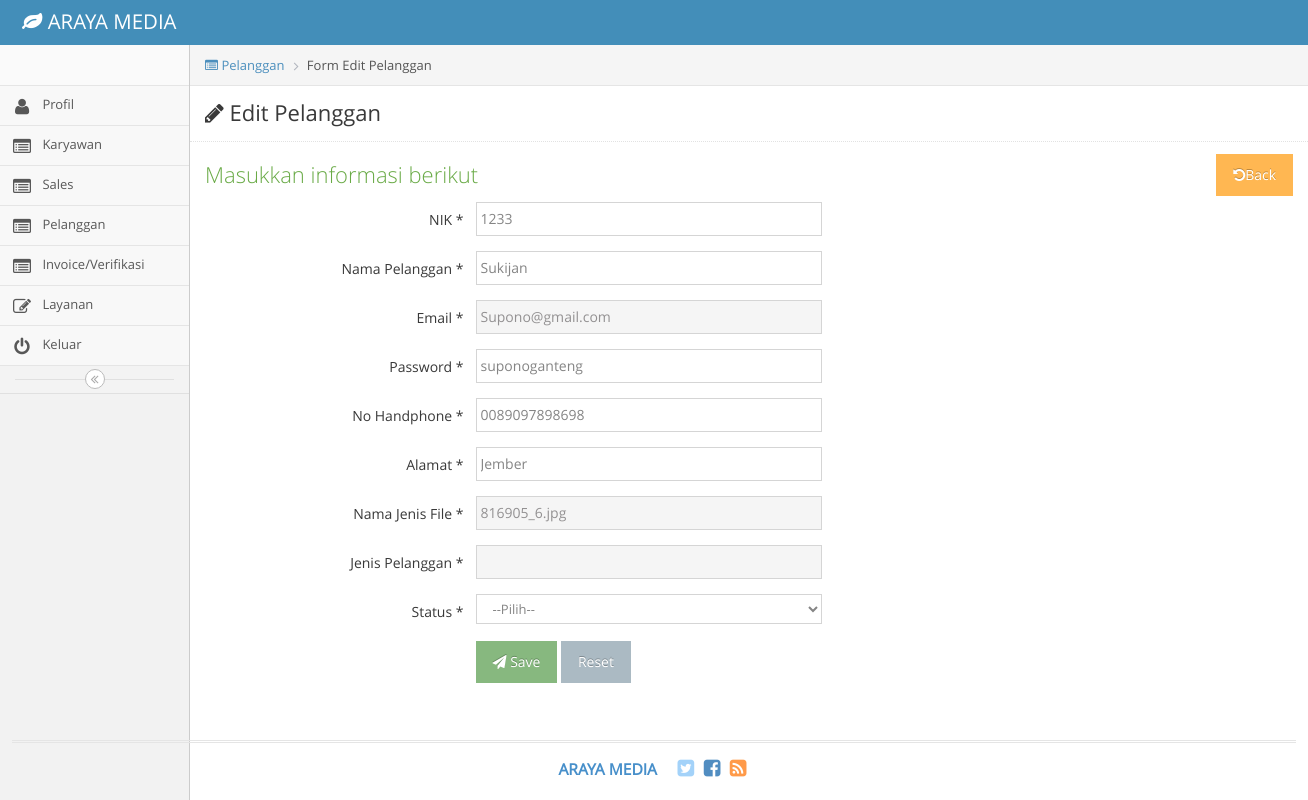
Screenshot of /index.php/pelanggan_admin/edit/1 with the database file from the repository.
### tables this page shows
CREATE TABLE `customer` (
  `id_Customer` int(11) NOT NULL,
  `id_Karyawan` int(11) DEFAULT NULL,
  `nama` varchar(45) DEFAULT NULL,
  `Email` varchar(45) DEFAULT NULL,
  `NoHp` varchar(45) DEFAULT NULL,
  `Password` varchar(45) DEFAULT NULL,
  `NIK` int(20) DEFAULT NULL,
  `Nama_JenisFile` text DEFAULT NULL,
  `Alamat` varchar(45) DEFAULT NULL,
  `Jenis_Pelanggan` enum('Perorangan','Perusahaan') DEFAULT NULL,
  `Status` enum('Calon','Aktif') DEFAULT NULL
);

### application/controllers/pelanggan_admin.php (called while the page is built, shortened)
<?php
class Pelanggan_admin extends CI_Controller {
		public function edit()
	{
		$id=$this->uri->segment(3);
		$datapelanggan=$this->db->get_where("customer",array("id_Customer"=>$id))->row();
		$data = array(
			'form' => 'editpelanggan_admin',
			'customer' => $datapelanggan
		);
		$this->load->view('editpelanggan_admin',$data);
	}
}

### index.php (called while the page is built, shortened)
<?php
require_once BASEPATH.'core/CodeIgniter.php';

### application/views/editpelanggan_admin.php (the view, shortened to what this page needs)
<!DOCTYPE html>
<html lang="en">
	<head>
		<link rel="stylesheet" href="<?php echo base_url()?>assets/css/bootstrap.min.css" />
		<link rel="stylesheet" href="<?php echo base_url()?>assets/font-awesome/4.5.0/css/font-awesome.min.css" />
		<link rel="stylesheet" href="<?php echo base_url()?>assets/css/ace.min.css" class="ace-main-stylesheet" id="main-ace-style" />
		<link rel="stylesheet" href="<?php echo base_url()?>assets/css/ace-skins.min.css" />
		<link rel="stylesheet" href="<?php echo base_url()?>assets/css/ace-rtl.min.css" />
	</head>
	<body class="no-skin">
		<div id="navbar" class="navbar navbar-default          ace-save-state">
			<div class="navbar-container ace-save-state" id="navbar-container">
				<div class="navbar-header pull-left">
					<a href="profil" class="navbar-brand">
						<small>
							<i class="fa fa-leaf"></i>
							ARAYA MEDIA
						</small>
					</a>
				</div>
			</div>
		</div>
		<div class="main-container ace-save-state" id="main-container">
			<div id="sidebar" class="sidebar                  responsive                    ace-save-state">
				<div class="sidebar-shortcuts" id="sidebar-shortcuts">
				</div>
				<ul class="nav nav-list">
						<li class="">
						<a href="<?php echo base_url("index.php/profil_admin")?>">
							<i class="menu-icon fa fa-user"></i>
							<span class="menu-text">
								Profil
							</span>
						</a>
					</li>
					<li class="">
						<a href="<?php echo base_url("index.php/karyawan_admin")?>">
							<i class="menu-icon fa fa-list-alt"></i>
							<span class="menu-text">
								Karyawan
							</span>
						</a>
					</li>
					<li class="">
						<a href="<?php echo base_url("index.php/sales_admin")?>">
							<i class="menu-icon fa fa-list-alt"></i>
							<span class="menu-text">
								Sales
							</span>
						</a>
					</li>
					<li class="">
						<a href="<?php echo base_url("index.php/pelanggan_admin")?>">
							<i class="menu-icon fa fa-list-alt"></i>
							<span class="menu-text">
								Pelanggan
							</span>
						</a>
					</li>
					<li class="">
						<a href="<?php echo base_url("index.php/invover_admin")?>">
							<i class="menu-icon fa fa-list-alt"></i>
							<span class="menu-text">
								Invoice/Verifikasi
							</span>
						</a>
					</li>
					<li class="">
						<a href="<?php echo base_url("index.php/layanan_admin")?>">
							<i class="menu-icon fa fa-pencil-square-o"></i>
							<span class="menu-text">
								Layanan
							</span>
						</a>
					</li>
					<li class="">
						<a href="<?php echo base_url("index.php/login")?>">
							<i class="menu-icon fa fa-power-off"></i>
							<span class="menu-text">
								Keluar
							</span>
						</a>
					</li>
				</ul>
				<div class="sidebar-toggle sidebar-collapse" id="sidebar-collapse">
					<i id="sidebar-toggle-icon" class="ace-icon fa fa-angle-double-left ace-save-state" data-icon1="ace-icon fa fa-angle-double-left" data-icon2="ace-icon fa fa-angle-double-right"></i>
				</div>
			</div>
			<div class="main-content">
				<div class="main-content-inner">
					<div class="breadcrumbs ace-save-state" id="breadcrumbs">
						<ul class="breadcrumb">
						<li><a href=""><i class="menu-icon fa fa-list-alt"></i> Pelanggan</li></a>
              			<li><i class="icon_document_alt"></i>Form Edit Pelanggan</li>
						</ul>
					</div>
						<h3 class="page-header">
							<i class="menu-icon fa fa-pencil" style="margin-left: 15px;margin-top: 10px"></i> Edit Pelanggan
						</h3>
						<div class="pull-right" style="margin-right: 15px">
							<a href="<?php echo base_url()."index.php/pelanggan_admin/"?>" class="btn btn-warning btn-flat" type="button" ><i class="fa fa-undo"></i>Back</a>
						</div>
						<div class="step-pane active" data-step="1" style="margin-left: 15px">
							<h3 class="lighter block green">Masukkan informasi berikut</h3>
						</div>
<div class="main-content-inner">
	<section class="wrapper">
		<div class="form">
                  <form class="form-validate form-horizontal" id="feedback_form" method="post" action="<?php echo base_url()."index.php/pelanggan_admin/update"?>">
						<div class="row">
							<div class="col-xs-12">
								<form class="form-horizontal" role="form">
									<div class="form-group">
										<label class="col-sm-3 control-label no-padding-right" for="form-field-1"> NIK * <span class="required"></span></label>
										<div class="col-sm-9">
											<input type="text" id="Username" name="NIK" class="col-xs-10 col-sm-5" value="<?php echo $customer->NIK ?>" required />
										</div>
									</div>
								<form class="form-horizontal" role="form">
									<div class="form-group">
										<label class="col-sm-3 control-label no-padding-right" for="form-field-1"> Nama Pelanggan * <span class="required"></span></label>
										<div class="col-sm-9">
											<input type="text" id="Username" name="nama" class="col-xs-10 col-sm-5" value="<?php echo $customer->nama ?>" required />
										</div>
									</div>
								<form class="form-horizontal" role="form">
									<div class="form-group">
										<label class="col-sm-3 control-label no-padding-right" for="form-field-1"> Email * <span class="required"></span></label>
										<div class="col-sm-9">
											<input type="text" id="Username" name="Email" class="col-xs-10 col-sm-5" value="<?php echo $customer->Email ?>" readonly />
										</div>
									</div>
								<form class="form-horizontal" role="form">
									<div class="form-group">
										<label class="col-sm-3 control-label no-padding-right" for="form-field-1"> Password * <span class="required"></span></label>
										<div class="col-sm-9">
											<input type="text" id="Username" name="Password" class="col-xs-10 col-sm-5" value="<?php echo $customer->Password ?>" required />
										</div>
									</div>
								<form class="form-horizontal" role="form">
									<div class="form-group">
										<label class="col-sm-3 control-label no-padding-right" for="form-field-1"> No Handphone * <span class="required"></span></label>
										<div class="col-sm-9">
											<input type="text" id="Username" name="NoHp" class="col-xs-10 col-sm-5" value="<?php echo $customer->NoHp ?>" required />
										</div>
									</div>
								<form class="form-horizontal" role="form">
									<div class="form-group">
										<label class="col-sm-3 control-label no-padding-right" for="form-field-1"> Alamat * <span class="required"></span></label>
										<div class="col-sm-9">
											<input type="text" id="Username" name="Alamat" class="col-xs-10 col-sm-5" value="<?php echo $customer->Alamat ?>" required />
										</div>
									</div>
								<form class="form-horizontal" role="form">
									<div class="form-group">
										<label class="col-sm-3 control-label no-padding-right" for="form-field-1"> Nama Jenis File * <span class="required"></span></label>
										<div class="col-sm-9">
											<input type="text" id="Username" name="Nama_JenisFile" class="col-xs-10 col-sm-5" value="<?php echo $customer->Nama_JenisFile ?>" readonly />
										</div>
									</div>
								<form class="form-horizontal" role="form">
									<div class="form-group">
										<label class="col-sm-3 control-label no-padding-right" for="form-field-1"> Jenis Pelanggan * <span class="required"></span></label>
											<div class="col-sm-9">
					 		                	<input type="text" id="Username" name="Jenis_Pelanggan" class="col-xs-10 col-sm-5" value="<?php echo $customer->Jenis_Pelanggan ?>" readonly />
					                        </div>
									</div>
								<form class="form-horizontal" role="form">
									<div class="form-group">
										<label class="col-sm-3 control-label no-padding-right" for="form-field-1"> Status * <span class="required"></span></label>
											<div class="col-sm-9">
					 		                	<select name="Status" class="col-xs-10 col-sm-5" required >
					 						  		<option value="">--Pilih--</option>
					                        	</select>
					                        </div>
									</div>
			                    <div class="form-group">
			                      <div class="col-lg-offset-3 col-lg-10">
			                        <button type="submit" class="btn btn-success btn-flat">
			                        	<i class="fa fa-paper-plane"></i> Save
			                        </button>
			                        <button type="Reset" class="btn btn-flat">Reset</button>
			                      </div>
			                    </div>
			                </div>
			            </div>
                  </form>
            </div>
	</section>
</div>
			<div class="footer">
				<div class="footer-inner">
					<div class="footer-content">
						<span class="bigger-120">
							<span class="blue bolder">ARAYA MEDIA </span>
						</span>
						<span class="action-buttons">
							<a href="#">
								<i class="ace-icon fa fa-twitter-square light-blue bigger-150"></i>
							</a>
							<a href="#">
								<i class="ace-icon fa fa-facebook-square text-primary bigger-150"></i>
							</a>
							<a href="#">
								<i class="ace-icon fa fa-rss-square orange bigger-150"></i>
							</a>
						</span>
					</div>
				</div>
			</div>
		</div>
	</body>
</html>

### rows the page displays
customer: NIK "1233", nama "Sukijan", Email "Supono@gmail.com", Password "suponoganteng", NoHp "0089097898698", Alamat "Jember", Nama_JenisFile "816905_6.jpg"
